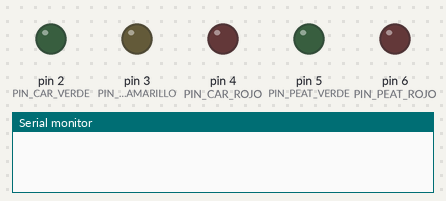
Simulated run of this sketch. Board: Arduino Uno, built with avr-gcc and run on an emulated ATmega328P. Parts: output pins drawn as LEDs (lit = HIGH), the last lines printed to the serial monitor.

Above: at 0.0 s.
At 1.2 s:
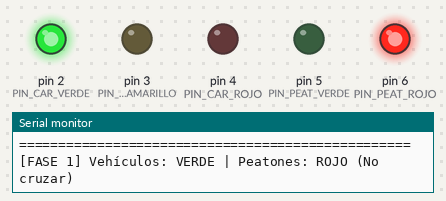
At 11.2 s:
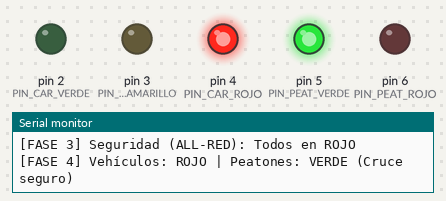
At 18.52 s:
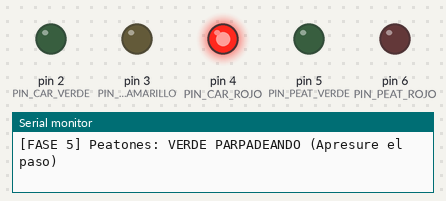
At 26.2 s:
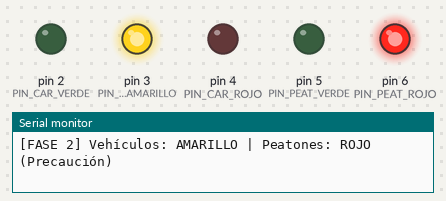
At 37.7 s:
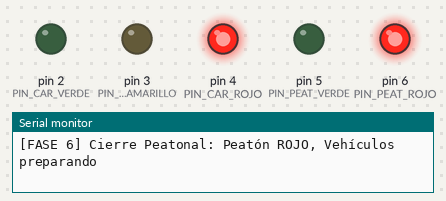
Timing chart, 0 to 40.0 s (numbered marks = the images above):
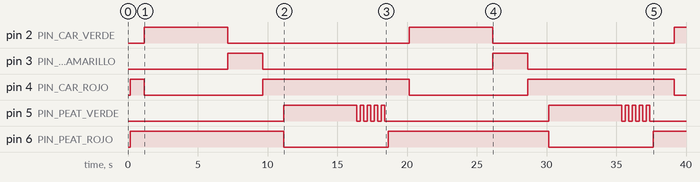

Measured:
- by itself, pin 2 (PIN_CAR_VERDE): alternates HIGH for 6.0 s and LOW for 13.0 s
- by itself, pin 3 (PIN_CAR_AMARILLO): alternates HIGH for 2.5 s and LOW for 16.5 s
- by itself, pin 4 (PIN_CAR_ROJO): alternates HIGH for 10.5 s and LOW for 8.5 s
- by itself, pin 5 (PIN_PEAT_VERDE): goes HIGH 5.3 s, 4 × (LOW 0.25 s, HIGH 0.25 s), LOW 11.8 s, HIGH 5.3 s, 4 × (LOW 0.25 s, HIGH 0.25 s), then LOW
- by itself, pin 6 (PIN_PEAT_ROJO): alternates HIGH for 11.5 s and LOW for 7.5 s

The sketch:

03_semaforo_autos_peatones.ino
```cpp
/*
 * ==============================================================================
 * PROYECTO: Circuito 3 - Semáforo para Carros y Personas (Sincronizado)
 * AUTOR: Antigravity Assistant & Usuario
 * DESCRIPCIÓN:
 *   Control sincronizado entre un semáforo vehicular de tres luces (Verde,
 *   Amarillo, Rojo) y un semáforo peatonal de dos luces (Verde "Caminar",
 *   Rojo "No Caminar").
 *
 * LÓGICA DE SEGURIDAD VIAL:
 *   - En NINGÚN momento pueden coincidir Verde de autos con Verde de peatones.
 *   - Existe un período de transición (Amarillo vehicular) para despejar vehículos.
 *   - Período "All-Red" (ambos en Rojo) antes de habilitar el paso peatonal.
 *   - Parpadeo del Verde peatonal previo al corte para alertar que el tiempo de cruce finaliza.
 *
 * PINES ASIGNADOS:
 *   Vehicular:
 *     - Pin 2: LED Verde Vehicular (CAR_VERDE)
 *     - Pin 3: LED Amarillo Vehicular (CAR_AMARILLO)
 *     - Pin 4: LED Rojo Vehicular (CAR_ROJO)
 *   Peatonal:
 *     - Pin 5: LED Verde Peatonal (PEATON_VERDE / WALK)
 *     - Pin 6: LED Rojo Peatonal (PEATON_ROJO / DONT_WALK)
 *
 * COMPONENTES:
 *   - 1x Arduino Uno
 *   - 5x Resistencias de 220 Ω
 *   - 2x LEDs Verdes, 1x LED Amarillo, 2x LEDs Rojos
 * ==============================================================================
 */

// Definición de Pines - Semáforo Vehicular
const uint8_t PIN_CAR_VERDE    = 2;
const uint8_t PIN_CAR_AMARILLO = 3;
const uint8_t PIN_CAR_ROJO     = 4;

// Definición de Pines - Semáforo Peatonal
const uint8_t PIN_PEAT_VERDE   = 5;
const uint8_t PIN_PEAT_ROJO    = 6;

// Duraciones de tiempo en milisegundos
const unsigned long T_AUTOS_VERDE        = 6000; // Paso vehicular
const unsigned long T_AUTOS_AMARILLO     = 2500; // Transición vehicular
const unsigned long T_DESPEJE_ALL_RED    = 1500; // Seguridad: autos rojo, peatón rojo
const unsigned long T_PEATON_VERDE       = 5000; // Paso peatonal firme
const unsigned long T_PEATON_PARPADEO    = 2500; // Parpadeo peatonal de aviso

// Funciones controladoras
void setSemaforos(bool carV, bool carA, bool carR, bool peatV, bool peatR);
void parpadearVerdePeatonal(unsigned long duracionTotal, unsigned int periodoMs);

void setup() {
  Serial.begin(9600);
  Serial.println(F("=================================================="));
  Serial.println(F("Circuito 3: Semáforo Sincronizado Autos y Peatones"));
  Serial.println(F("Iniciando controlador de tráfico y peatones..."));
  Serial.println(F("=================================================="));

  // Configuración de pines como salidas digitales
  pinMode(PIN_CAR_VERDE,    OUTPUT);
  pinMode(PIN_CAR_AMARILLO, OUTPUT);
  pinMode(PIN_CAR_ROJO,     OUTPUT);
  pinMode(PIN_PEAT_VERDE,   OUTPUT);
  pinMode(PIN_PEAT_ROJO,    OUTPUT);

  // Inicializar en estado seguro (Todos en rojo)
  setSemaforos(false, false, true, false, true);
  delay(1000);
}

void loop() {
  // --------------------------------------------------------------------------
  // FASE 1: TRÁFICO VEHICULAR ACTIVO
  // Autos: VERDE | Peatones: ROJO (Detención)
  // --------------------------------------------------------------------------
  Serial.println(F("[FASE 1] Vehículos: VERDE | Peatones: ROJO (No cruzar)"));
  setSemaforos(true, false, false, false, true);
  delay(T_AUTOS_VERDE);

  // --------------------------------------------------------------------------
  // FASE 2: ADVERTENCIA VEHICULAR
  // Autos: AMARILLO | Peatones: ROJO
  // --------------------------------------------------------------------------
  Serial.println(F("[FASE 2] Vehículos: AMARILLO | Peatones: ROJO (Precaución)"));
  setSemaforos(false, true, false, false, true);
  delay(T_AUTOS_AMARILLO);

  // --------------------------------------------------------------------------
  // FASE 3: INTERVALO DE SEGURIDAD (ALL-RED)
  // Autos: ROJO | Peatones: ROJO
  // --------------------------------------------------------------------------
  Serial.println(F("[FASE 3] Seguridad (ALL-RED): Todos en ROJO"));
  setSemaforos(false, false, true, false, true);
  delay(T_DESPEJE_ALL_RED);

  // --------------------------------------------------------------------------
  // FASE 4: CRUCE PEATONAL HABILITADO
  // Autos: ROJO | Peatones: VERDE (Paso libre)
  // --------------------------------------------------------------------------
  Serial.println(F("[FASE 4] Vehículos: ROJO | Peatones: VERDE (Cruce seguro)"));
  setSemaforos(false, false, true, true, false);
  delay(T_PEATON_VERDE);

  // --------------------------------------------------------------------------
  // FASE 5: AVISO DE FIN DE CRUCE PEATONAL (PARPADEO)
  // Autos: ROJO | Peatones: VERDE PARPADEANTE
  // --------------------------------------------------------------------------
  Serial.println(F("[FASE 5] Peatones: VERDE PARPADEANDO (Apresure el paso)"));
  parpadearVerdePeatonal(T_PEATON_PARPADEO, 500);

  // --------------------------------------------------------------------------
  // FASE 6: CIERRE PEATONAL Y DESPEJE FINAL
  // Autos: ROJO | Peatones: ROJO
  // --------------------------------------------------------------------------
  Serial.println(F("[FASE 6] Cierre Peatonal: Peatón ROJO, Vehículos preparando"));
  setSemaforos(false, false, true, false, true);
  delay(T_DESPEJE_ALL_RED);
}

/**
 * Establece el estado lógico de los 5 indicadores lumínicos de forma coordinada.
 */
void setSemaforos(bool carV, bool carA, bool carR, bool peatV, bool peatR) {
  digitalWrite(PIN_CAR_VERDE,    carV  ? HIGH : LOW);
  digitalWrite(PIN_CAR_AMARILLO, carA  ? HIGH : LOW);
  digitalWrite(PIN_CAR_ROJO,     carR  ? HIGH : LOW);
  digitalWrite(PIN_PEAT_VERDE,   peatV ? HIGH : LOW);
  digitalWrite(PIN_PEAT_ROJO,    peatR ? HIGH : LOW);
}

/**
 * Realiza el parpadeo del LED verde peatonal mientras mantiene el rojo vehicular.
 */
void parpadearVerdePeatonal(unsigned long duracionTotal, unsigned int periodoMs) {
  unsigned long inicio = millis();
  bool estadoLed = true;

  while (millis() - inicio < duracionTotal) {
    digitalWrite(PIN_PEAT_VERDE, estadoLed ? HIGH : LOW);
    estadoLed = !estadoLed;
    delay(periodoMs / 2);
  }
  // Al terminar el parpadeo, apagar el verde
  digitalWrite(PIN_PEAT_VERDE, LOW);
}
```
